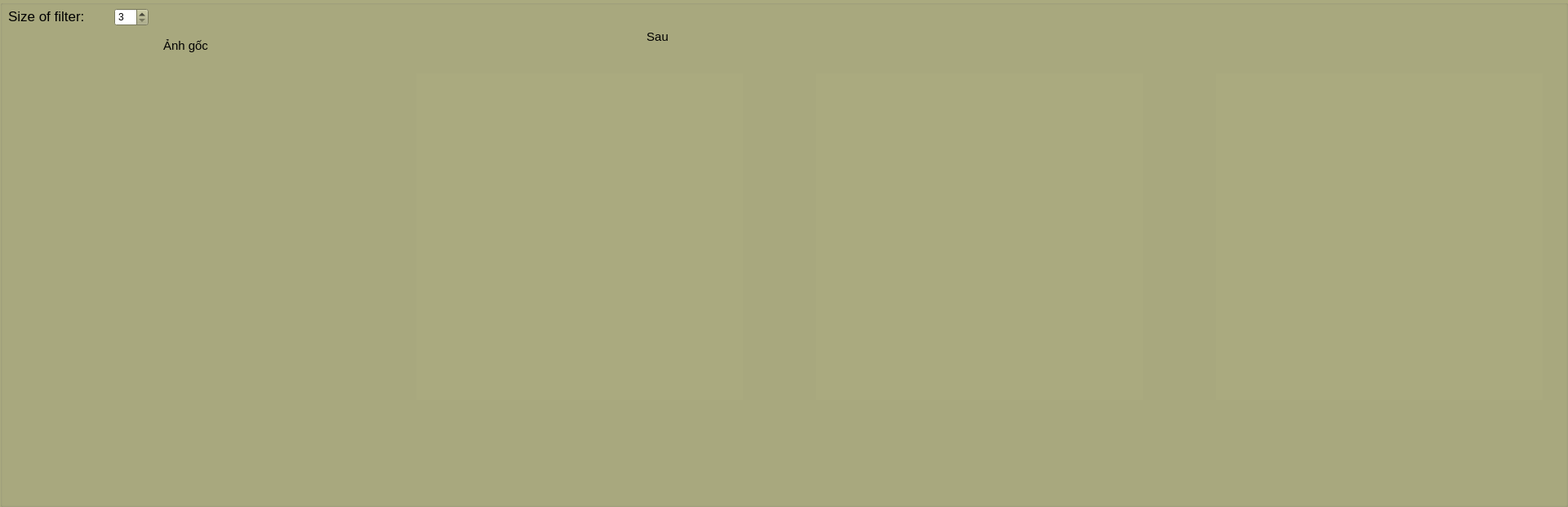
   <widget class="QGroupBox" name="groupBox_3">
    <property name="geometry">
     <rect>
      <x>0</x>
      <y>380</y>
      <width>1921</width>
      <height>621</height>
     </rect>
    </property>
    <property name="palette">
     <palette>
      <active>
       <colorrole role="WindowText">
        <brush brushstyle="SolidPattern">
         <color alpha="255">
          <red>0</red>
          <green>0</green>
          <blue>0</blue>
         </color>
        </brush>
       </colorrole>
       <colorrole role="Button">
        <brush brushstyle="SolidPattern">
         <color alpha="255">
          <red>170</red>
          <green>170</green>
          <blue>127</blue>
         </color>
        </brush>
       </colorrole>
       <colorrole role="Light">
        <brush brushstyle="SolidPattern">
         <color alpha="255">
          <red>255</red>
          <green>255</green>
          <blue>191</blue>
         </color>
        </brush>
       </colorrole>
       <colorrole role="Midlight">
        <brush brushstyle="SolidPattern">
         <color alpha="255">
          <red>212</red>
          <green>212</green>
          <blue>159</blue>
         </color>
        </brush>
       </colorrole>
       <colorrole role="Dark">
        <brush brushstyle="SolidPattern">
         <color alpha="255">
          <red>85</red>
          <green>85</green>
          <blue>63</blue>
         </color>
        </brush>
       </colorrole>
       <colorrole role="Mid">
        <brush brushstyle="SolidPattern">
         <color alpha="255">
          <red>113</red>
          <green>113</green>
          <blue>84</blue>
         </color>
        </brush>
       </colorrole>
       <colorrole role="Text">
        <brush brushstyle="SolidPattern">
         <color alpha="255">
          <red>0</red>
          <green>0</green>
          <blue>0</blue>
         </color>
        </brush>
       </colorrole>
       <colorrole role="BrightText">
        <brush brushstyle="SolidPattern">
         <color alpha="255">
          <red>255</red>
          <green>255</green>
          <blue>255</blue>
         </color>
        </brush>
       </colorrole>
       <colorrole role="ButtonText">
        <brush brushstyle="SolidPattern">
         <color alpha="255">
          <red>0</red>
          <green>0</green>
          <blue>0</blue>
         </color>
        </brush>
       </colorrole>
       <colorrole role="Base">
        <brush brushstyle="SolidPattern">
         <color alpha="255">
          <red>255</red>
          <green>255</green>
          <blue>255</blue>
         </color>
        </brush>
       </colorrole>
       <colorrole role="Window">
        <brush brushstyle="SolidPattern">
         <color alpha="255">
          <red>170</red>
          <green>170</green>
          <blue>127</blue>
         </color>
        </brush>
       </colorrole>
       <colorrole role="Shadow">
        <brush brushstyle="SolidPattern">
         <color alpha="255">
          <red>0</red>
          <green>0</green>
          <blue>0</blue>
         </color>
        </brush>
       </colorrole>
       <colorrole role="AlternateBase">
        <brush brushstyle="SolidPattern">
         <color alpha="255">
          <red>212</red>
          <green>212</green>
          <blue>191</blue>
         </color>
        </brush>
       </colorrole>
       <colorrole role="ToolTipBase">
        <brush brushstyle="SolidPattern">
         <color alpha="255">
          <red>255</red>
          <green>255</green>
          <blue>220</blue>
         </color>
        </brush>
       </colorrole>
       <colorrole role="ToolTipText">
        <brush brushstyle="SolidPattern">
         <color alpha="255">
          <red>0</red>
          <green>0</green>
          <blue>0</blue>
         </color>
        </brush>
       </colorrole>
      </active>
      <inactive>
       <colorrole role="WindowText">
        <brush brushstyle="SolidPattern">
         <color alpha="255">
          <red>0</red>
          <green>0</green>
          <blue>0</blue>
         </color>
        </brush>
       </colorrole>
       <colorrole role="Button">
        <brush brushstyle="SolidPattern">
         <color alpha="255">
          <red>170</red>
          <green>170</green>
          <blue>127</blue>
         </color>
        </brush>
       </colorrole>
       <colorrole role="Light">
        <brush brushstyle="SolidPattern">
         <color alpha="255">
          <red>255</red>
          <green>255</green>
          <blue>191</blue>
         </color>
        </brush>
       </colorrole>
       <colorrole role="Midlight">
        <brush brushstyle="SolidPattern">
         <color alpha="255">
          <red>212</red>
          <green>212</green>
          <blue>159</blue>
         </color>
        </brush>
       </colorrole>
       <colorrole role="Dark">
        <brush brushstyle="SolidPattern">
         <color alpha="255">
          <red>85</red>
          <green>85</green>
          <blue>63</blue>
         </color>
        </brush>
       </colorrole>
       <colorrole role="Mid">
        <brush brushstyle="SolidPattern">
         <color alpha="255">
          <red>113</red>
          <green>113</green>
          <blue>84</blue>
         </color>
        </brush>
       </colorrole>
       <colorrole role="Text">
        <brush brushstyle="SolidPattern">
         <color alpha="255">
          <red>0</red>
          <green>0</green>
          <blue>0</blue>
         </color>
        </brush>
       </colorrole>
       <colorrole role="BrightText">
        <brush brushstyle="SolidPattern">
         <color alpha="255">
          <red>255</red>
          <green>255</green>
          <blue>255</blue>
         </color>
        </brush>
       </colorrole>
       <colorrole role="ButtonText">
        <brush brushstyle="SolidPattern">
         <color alpha="255">
          <red>0</red>
          <green>0</green>
          <blue>0</blue>
         </color>
        </brush>
       </colorrole>
       <colorrole role="Base">
        <brush brushstyle="SolidPattern">
         <color alpha="255">
          <red>255</red>
          <green>255</green>
          <blue>255</blue>
         </color>
        </brush>
       </colorrole>
       <colorrole role="Window">
        <brush brushstyle="SolidPattern">
         <color alpha="255">
          <red>170</red>
          <green>170</green>
          <blue>127</blue>
         </color>
        </brush>
       </colorrole>
       <colorrole role="Shadow">
        <brush brushstyle="SolidPattern">
         <color alpha="255">
          <red>0</red>
          <green>0</green>
          <blue>0</blue>
         </color>
        </brush>
       </colorrole>
       <colorrole role="AlternateBase">
        <brush brushstyle="SolidPattern">
         <color alpha="255">
          <red>212</red>
          <green>212</green>
          <blue>191</blue>
         </color>
        </brush>
       </colorrole>
       <colorrole role="ToolTipBase">
        <brush brushstyle="SolidPattern">
         <color alpha="255">
          <red>255</red>
          <green>255</green>
          <blue>220</blue>
         </color>
        </brush>
       </colorrole>
       <colorrole role="ToolTipText">
        <brush brushstyle="SolidPattern">
         <color alpha="255">
          <red>0</red>
          <green>0</green>
          <blue>0</blue>
         </color>
        </brush>
       </colorrole>
      </inactive>
      <disabled>
       <colorrole role="WindowText">
        <brush brushstyle="SolidPattern">
         <color alpha="255">
          <red>85</red>
          <green>85</green>
          <blue>63</blue>
         </color>
        </brush>
       </colorrole>
       <colorrole role="Button">
        <brush brushstyle="SolidPattern">
         <color alpha="255">
          <red>170</red>
          <green>170</green>
          <blue>127</blue>
         </color>
        </brush>
       </colorrole>
       <colorrole role="Light">
        <brush brushstyle="SolidPattern">
         <color alpha="255">
          <red>255</red>
          <green>255</green>
          <blue>191</blue>
         </color>
        </brush>
       </colorrole>
       <colorrole role="Midlight">
        <brush brushstyle="SolidPattern">
         <color alpha="255">
          <red>212</red>
          <green>212</green>
          <blue>159</blue>
         </color>
        </brush>
       </colorrole>
       <colorrole role="Dark">
        <brush brushstyle="SolidPattern">
         <color alpha="255">
          <red>85</red>
          <green>85</green>
          <blue>63</blue>
         </color>
        </brush>
       </colorrole>
       <colorrole role="Mid">
        <brush brushstyle="SolidPattern">
         <color alpha="255">
          <red>113</red>
          <green>113</green>
          <blue>84</blue>
         </color>
        </brush>
       </colorrole>
       <colorrole role="Text">
        <brush brushstyle="SolidPattern">
         <color alpha="255">
          <red>85</red>
          <green>85</green>
          <blue>63</blue>
         </color>
        </brush>
       </colorrole>
       <colorrole role="BrightText">
        <brush brushstyle="SolidPattern">
         <color alpha="255">
          <red>255</red>
          <green>255</green>
          <blue>255</blue>
         </color>
        </brush>
       </colorrole>
       <colorrole role="ButtonText">
        <brush brushstyle="SolidPattern">
         <color alpha="255">
          <red>85</red>
          <green>85</green>
          <blue>63</blue>
         </color>
        </brush>
       </colorrole>
       <colorrole role="Base">
        <brush brushstyle="SolidPattern">
         <color alpha="255">
          <red>170</red>
          <green>170</green>
          <blue>127</blue>
         </color>
        </brush>
       </colorrole>
       <colorrole role="Window">
        <brush brushstyle="SolidPattern">
         <color alpha="255">
          <red>170</red>
          <green>170</green>
          <blue>127</blue>
         </color>
        </brush>
       </colorrole>
       <colorrole role="Shadow">
        <brush brushstyle="SolidPattern">
         <color alpha="255">
          <red>0</red>
          <green>0</green>
          <blue>0</blue>
         </color>
        </brush>
       </colorrole>
       <colorrole role="AlternateBase">
        <brush brushstyle="SolidPattern">
         <color alpha="255">
          <red>170</red>
          <green>170</green>
          <blue>127</blue>
         </color>
        </brush>
       </colorrole>
       <colorrole role="ToolTipBase">
        <brush brushstyle="SolidPattern">
         <color alpha="255">
          <red>255</red>
          <green>255</green>
          <blue>220</blue>
         </color>
        </brush>
       </colorrole>
       <colorrole role="ToolTipText">
        <brush brushstyle="SolidPattern">
         <color alpha="255">
          <red>0</red>
          <green>0</green>
          <blue>0</blue>
         </color>
        </brush>
       </colorrole>
      </disabled>
     </palette>
    </property>
    <property name="autoFillBackground">
     <bool>true</bool>
    </property>
    <property name="title">
     <string/>
    </property>
    <widget class="QLabel" name="iframe_old">
     <property name="geometry">
      <rect>
       <x>40</x>
       <y>90</y>
       <width>400</width>
       <height>400</height>
      </rect>
     </property>
     <property name="maximumSize">
      <size>
       <width>400</width>
       <height>400</height>
      </size>
     </property>
     <property name="palette">
      <palette>
       <active>
        <colorrole role="WindowText">
         <brush brushstyle="SolidPattern">
          <color alpha="255">
           <red>0</red>
           <green>0</green>
           <blue>0</blue>
          </color>
         </brush>
        </colorrole>
        <colorrole role="Button">
         <brush brushstyle="SolidPattern">
          <color alpha="255">
           <red>255</red>
           <green>255</green>
           <blue>255</blue>
          </color>
         </brush>
        </colorrole>
        <colorrole role="Light">
         <brush brushstyle="SolidPattern">
          <color alpha="255">
           <red>255</red>
           <green>255</green>
           <blue>255</blue>
          </color>
         </brush>
        </colorrole>
        <colorrole role="Midlight">
         <brush brushstyle="SolidPattern">
          <color alpha="255">
           <red>255</red>
           <green>255</green>
           <blue>255</blue>
          </color>
         </brush>
        </colorrole>
        <colorrole role="Dark">
         <brush brushstyle="SolidPattern">
          <color alpha="255">
           <red>127</red>
           <green>127</green>
           <blue>127</blue>
          </color>
         </brush>
        </colorrole>
        <colorrole role="Mid">
         <brush brushstyle="SolidPattern">
          <color alpha="255">
           <red>170</red>
           <green>170</green>
           <blue>170</blue>
          </color>
         </brush>
        </colorrole>
        <colorrole role="Text">
         <brush brushstyle="SolidPattern">
          <color alpha="255">
           <red>0</red>
           <green>0</green>
           <blue>0</blue>
          </color>
         </brush>
        </colorrole>
        <colorrole role="BrightText">
         <brush brushstyle="SolidPattern">
          <color alpha="255">
           <red>255</red>
           <green>255</green>
           <blue>255</blue>
          </color>
         </brush>
        </colorrole>
        <colorrole role="ButtonText">
         <brush brushstyle="SolidPattern">
          <color alpha="255">
           <red>0</red>
           <green>0</green>
           <blue>0</blue>
          </color>
         </brush>
        </colorrole>
        <colorrole role="Base">
         <brush brushstyle="SolidPattern">
          <color alpha="255">
           <red>255</red>
           <green>255</green>
           <blue>255</blue>
          </color>
         </brush>
        </colorrole>
        <colorrole role="Window">
         <brush brushstyle="SolidPattern">
          <color alpha="255">
           <red>255</red>
           <green>255</green>
           <blue>255</blue>
          </color>
         </brush>
        </colorrole>
        <colorrole role="Shadow">
         <brush brushstyle="SolidPattern">
          <color alpha="255">
           <red>0</red>
           <green>0</green>
           <blue>0</blue>
          </color>
         </brush>
        </colorrole>
        <colorrole role="AlternateBase">
         <brush brushstyle="SolidPattern">
          <color alpha="255">
           <red>255</red>
           <green>255</green>
           <blue>255</blue>
          </color>
         </brush>
        </colorrole>
        <colorrole role="ToolTipBase">
         <brush brushstyle="SolidPattern">
          <color alpha="255">
           <red>255</red>
           <green>255</green>
           <blue>220</blue>
          </color>
         </brush>
        </colorrole>
        <colorrole role="ToolTipText">
         <brush brushstyle="SolidPattern">
          <color alpha="255">
           <red>0</red>
           <green>0</green>
           <blue>0</blue>
          </color>
         </brush>
        </colorrole>
       </active>
       <inactive>
        <colorrole role="WindowText">
         <brush brushstyle="SolidPattern">
          <color alpha="255">
           <red>0</red>
           <green>0</green>
           <blue>0</blue>
          </color>
         </brush>
        </colorrole>
        <colorrole role="Button">
         <brush brushstyle="SolidPattern">
          <color alpha="255">
           <red>255</red>
           <green>255</green>
           <blue>255</blue>
          </color>
         </brush>
        </colorrole>
        <colorrole role="Light">
         <brush brushstyle="SolidPattern">
          <color alpha="255">
           <red>255</red>
           <green>255</green>
           <blue>255</blue>
          </color>
         </brush>
        </colorrole>
        <colorrole role="Midlight">
         <brush brushstyle="SolidPattern">
          <color alpha="255">
           <red>255</red>
           <green>255</green>
           <blue>255</blue>
          </color>
         </brush>
        </colorrole>
        <colorrole role="Dark">
         <brush brushstyle="SolidPattern">
          <color alpha="255">
           <red>127</red>
           <green>127</green>
           <blue>127</blue>
          </color>
         </brush>
        </colorrole>
        <colorrole role="Mid">
         <brush brushstyle="SolidPattern">
          <color alpha="255">
           <red>170</red>
           <green>170</green>
           <blue>170</blue>
          </color>
         </brush>
        </colorrole>
        <colorrole role="Text">
         <brush brushstyle="SolidPattern">
          <color alpha="255">
           <red>0</red>
           <green>0</green>
           <blue>0</blue>
          </color>
         </brush>
        </colorrole>
        <colorrole role="BrightText">
         <brush brushstyle="SolidPattern">
          <color alpha="255">
           <red>255</red>
           <green>255</green>
           <blue>255</blue>
          </color>
         </brush>
        </colorrole>
        <colorrole role="ButtonText">
         <brush brushstyle="SolidPattern">
          <color alpha="255">
           <red>0</red>
           <green>0</green>
           <blue>0</blue>
          </color>
         </brush>
        </colorrole>
        <colorrole role="Base">
         <brush brushstyle="SolidPattern">
          <color alpha="255">
           <red>255</red>
           <green>255</green>
           <blue>255</blue>
          </color>
         </brush>
        </colorrole>
        <colorrole role="Window">
         <brush brushstyle="SolidPattern">
          <color alpha="255">
           <red>255</red>
           <green>255</green>
           <blue>255</blue>
          </color>
         </brush>
        </colorrole>
        <colorrole role="Shadow">
         <brush brushstyle="SolidPattern">
          <color alpha="255">
           <red>0</red>
           <green>0</green>
           <blue>0</blue>
          </color>
         </brush>
        </colorrole>
        <colorrole role="AlternateBase">
         <brush brushstyle="SolidPattern">
          <color alpha="255">
           <red>255</red>
           <green>255</green>
           <blue>255</blue>
          </color>
         </brush>
        </colorrole>
        <colorrole role="ToolTipBase">
         <brush brushstyle="SolidPattern">
          <color alpha="255">
           <red>255</red>
           <green>255</green>
           <blue>220</blue>
          </color>
         </brush>
        </colorrole>
        <colorrole role="ToolTipText">
         <brush brushstyle="SolidPattern">
          <color alpha="255">
           <red>0</red>
           <green>0</green>
           <blue>0</blue>
          </color>
         </brush>
        </colorrole>
       </inactive>
       <disabled>
        <colorrole role="WindowText">
         <brush brushstyle="SolidPattern">
          <color alpha="255">
           <red>127</red>
           <green>127</green>
           <blue>127</blue>
          </color>
         </brush>
        </colorrole>
        <colorrole role="Button">
         <brush brushstyle="SolidPattern">
          <color alpha="255">
           <red>255</red>
           <green>255</green>
           <blue>255</blue>
          </color>
         </brush>
        </colorrole>
        <colorrole role="Light">
         <brush brushstyle="SolidPattern">
          <color alpha="255">
           <red>255</red>
           <green>255</green>
           <blue>255</blue>
          </color>
         </brush>
        </colorrole>
        <colorrole role="Midlight">
         <brush brushstyle="SolidPattern">
          <color alpha="255">
           <red>255</red>
           <green>255</green>
           <blue>255</blue>
          </color>
         </brush>
        </colorrole>
        <colorrole role="Dark">
         <brush brushstyle="SolidPattern">
          <color alpha="255">
           <red>127</red>
           <green>127</green>
           <blue>127</blue>
          </color>
         </brush>
        </colorrole>
        <colorrole role="Mid">
         <brush brushstyle="SolidPattern">
          <color alpha="255">
           <red>170</red>
           <green>170</green>
           <blue>170</blue>
          </color>
         </brush>
        </colorrole>
        <colorrole role="Text">
         <brush brushstyle="SolidPattern">
          <color alpha="255">
           <red>127</red>
           <green>127</green>
           <blue>127</blue>
          </color>
         </brush>
        </colorrole>
        <colorrole role="BrightText">
         <brush brushstyle="SolidPattern">
          <color alpha="255">
           <red>255</red>
           <green>255</green>
           <blue>255</blue>
          </color>
         </brush>
        </colorrole>
        <colorrole role="ButtonText">
         <brush brushstyle="SolidPattern">
          <color alpha="255">
           <red>127</red>
           <green>127</green>
           <blue>127</blue>
          </color>
         </brush>
        </colorrole>
        <colorrole role="Base">
         <brush brushstyle="SolidPattern">
          <color alpha="255">
           <red>255</red>
           <green>255</green>
           <blue>255</blue>
          </color>
         </brush>
        </colorrole>
        <colorrole role="Window">
         <brush brushstyle="SolidPattern">
          <color alpha="255">
           <red>255</red>
           <green>255</green>
           <blue>255</blue>
          </color>
         </brush>
        </colorrole>
        <colorrole role="Shadow">
         <brush brushstyle="SolidPattern">
          <color alpha="255">
           <red>0</red>
           <green>0</green>
           <blue>0</blue>
          </color>
         </brush>
        </colorrole>
        <colorrole role="AlternateBase">
         <brush brushstyle="SolidPattern">
          <color alpha="255">
           <red>255</red>
           <green>255</green>
           <blue>255</blue>
          </color>
         </brush>
        </colorrole>
        <colorrole role="ToolTipBase">
         <brush brushstyle="SolidPattern">
          <color alpha="255">
           <red>255</red>
           <green>255</green>
           <blue>220</blue>
          </color>
         </brush>
        </colorrole>
        <colorrole role="ToolTipText">
         <brush brushstyle="SolidPattern">
          <color alpha="255">
           <red>0</red>
           <green>0</green>
           <blue>0</blue>
          </color>
         </brush>
        </colorrole>
       </disabled>
      </palette>
     </property>
     <property name="autoFillBackground">
      <bool>false</bool>
     </property>
     <property name="text">
      <string/>
     </property>
     <property name="alignment">
      <set>Qt::AlignCenter</set>
     </property>
    </widget>
    <widget class="QLabel" name="label_2">
     <property name="geometry">
      <rect>
       <x>10</x>
       <y>10</y>
       <width>141</width>
       <height>20</height>
      </rect>
     </property>
     <property name="font">
      <font>
       <pointsize>13</pointsize>
      </font>
     </property>
     <property name="text">
      <string>Size of filter:</string>
     </property>
    </widget>
    <widget class="QSpinBox" name="boxFilter">
     <property name="geometry">
      <rect>
       <x>140</x>
       <y>10</y>
       <width>42</width>
       <height>22</height>
      </rect>
     </property>
     <property name="minimum">
      <number>3</number>
     </property>
     <property name="singleStep">
      <number>2</number>
     </property>
    </widget>
    <widget class="QLabel" name="label">
     <property name="geometry">
      <rect>
       <x>200</x>
       <y>40</y>
       <width>121</width>
       <height>31</height>
      </rect>
     </property>
     <property name="font">
      <font>
       <pointsize>11</pointsize>
      </font>
     </property>
     <property name="text">
      <string>Ảnh gốc</string>
     </property>
    </widget>
    <widget class="QLabel" name="iframe_new">
     <property name="geometry">
      <rect>
       <x>510</x>
       <y>90</y>
       <width>400</width>
       <height>400</height>
      </rect>
     </property>
     <property name="toolTipDuration">
      <number>-1</number>
     </property>
     <property name="autoFillBackground">
      <bool>true</bool>
     </property>
     <property name="text">
      <string/>
     </property>
    </widget>
    <widget class="QLabel" name="labelAfter">
     <property name="geometry">
      <rect>
       <x>610</x>
       <y>30</y>
       <width>391</width>
       <height>31</height>
      </rect>
     </property>
     <property name="font">
      <font>
       <pointsize>11</pointsize>
      </font>
     </property>
     <property name="text">
      <string>&lt;html&gt;&lt;head/&gt;&lt;body&gt;&lt;p align=&quot;center&quot;&gt;Sau&lt;/p&gt;&lt;/body&gt;&lt;/html&gt;</string>
     </property>
    </widget>
    <widget class="QLabel" name="iframe_new_2">
     <property name="geometry">
      <rect>
       <x>1000</x>
       <y>90</y>
       <width>400</width>
       <height>400</height>
      </rect>
     </property>
     <property name="toolTipDuration">
      <number>-1</number>
     </property>
     <property name="autoFillBackground">
      <bool>true</bool>
     </property>
     <property name="text">
      <string/>
     </property>
    </widget>
    <widget class="QLabel" name="iframe_new_3">
     <property name="geometry">
      <rect>
       <x>1490</x>
       <y>90</y>
       <width>400</width>
       <height>400</height>
      </rect>
     </property>
     <property name="toolTipDuration">
      <number>-1</number>
     </property>
     <property name="autoFillBackground">
      <bool>true</bool>
     </property>
     <property name="text">
      <string/>
     </property>
    </widget>
    <widget class="QLabel" name="labelAfter_2">
     <property name="geometry">
      <rect>
       <x>1110</x>
       <y>40</y>
       <width>211</width>
       <height>31</height>
      </rect>
     </property>
     <property name="font">
      <font>
       <pointsize>11</pointsize>
      </font>
     </property>
     <property name="text">
      <string/>
     </property>
    </widget>
    <widget class="QLabel" name="labelAfter_3">
     <property name="geometry">
      <rect>
       <x>1600</x>
       <y>50</y>
       <width>211</width>
       <height>31</height>
      </rect>
     </property>
     <property name="font">
      <font>
       <pointsize>11</pointsize>
      </font>
     </property>
     <property name="text">
      <string/>
     </property>
    </widget>
   </widget>
